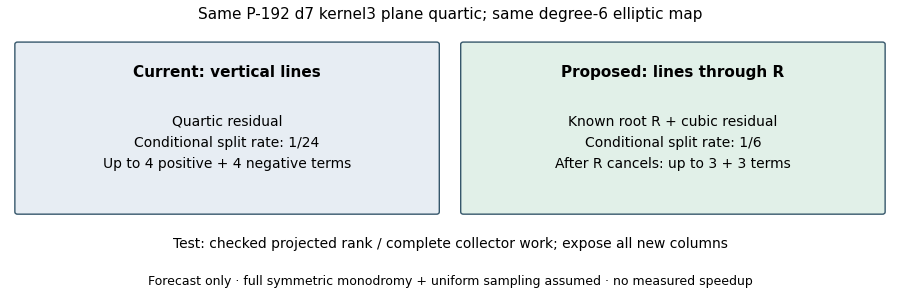

Write Python code to recreate this figure.
"""Lay out a hypothesis diagram; no curve computation or simulated data."""
from pathlib import Path
import matplotlib
matplotlib.use("Agg")
import matplotlib.pyplot as plt
from matplotlib.patches import FancyBboxPatch

root = Path(__file__).resolve().parent
plt.rcParams["svg.fonttype"] = "none"
fig, ax = plt.subplots(figsize=(9, 3.0), layout="constrained")
ax.set(xlim=(0, 10), ylim=(0, 4))
ax.axis("off")
for x, title, body, color in [
    (0.15, "Current: vertical lines", "Quartic residual\nConditional split rate: 1/24\nUp to 4 positive + 4 negative terms", "#e7edf3"),
    (5.15, "Proposed: lines through R", "Known root R + cubic residual\nConditional split rate: 1/6\nAfter R cancels: up to 3 + 3 terms", "#e1f0e8"),
]:
    ax.add_patch(FancyBboxPatch((x, 1.15), 4.7, 2.3, boxstyle="round,pad=0.03", facecolor=color, edgecolor="#36576b"))
    ax.text(x+2.35, 3.0, title, ha="center", weight="bold", fontsize=11)
    ax.text(x+2.35, 2.1, body, ha="center", va="center", fontsize=10, linespacing=1.65)
ax.text(5, 3.8, "Same P-192 d7 kernel3 plane quartic; same degree-6 elliptic map", ha="center", fontsize=11)
ax.text(5, 0.65, "Test: checked projected rank / complete collector work; expose all new columns", ha="center", fontsize=10)
ax.text(5, 0.15, "Forecast only · full symmetric monodromy + uniform sampling assumed · no measured speedup", ha="center", fontsize=9)
fig.savefig(root / "pencil.svg")
fig.savefig(root / "pencil.png", dpi=100)
